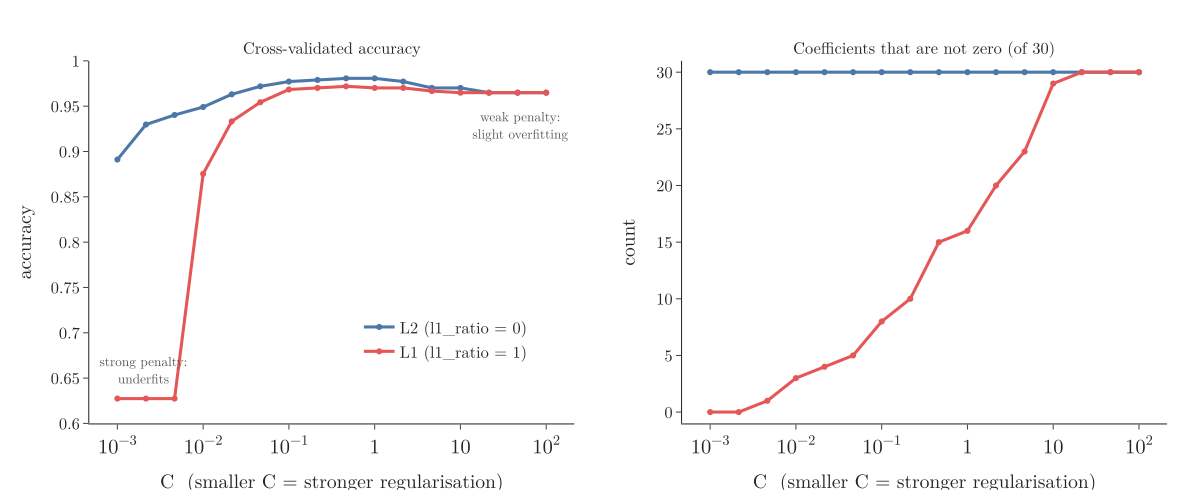

Reproduce this figure in Python.
"""Breast cancer data, standardised: 5-fold CV accuracy and number of non-zero coefficients against C, for L2 and L1 (Plotly)."""
from pathlib import Path
import numpy as np
import warnings
import plotly.graph_objects as go
from plotly.subplots import make_subplots
from sklearn.datasets import load_breast_cancer
from sklearn.linear_model import LogisticRegression
from sklearn.model_selection import cross_val_score
from sklearn.pipeline import make_pipeline
from sklearn.preprocessing import StandardScaler
warnings.simplefilter("ignore")

here = Path(__file__).parent
X, y = load_breast_cancer(return_X_y=True)
Cs = np.logspace(-3, 2, 16)
fig = make_subplots(rows=1, cols=2, horizontal_spacing=0.1,
                    subplot_titles=("Cross-validated accuracy", "Coefficients that are not zero (of 30)"))
for l1, name, col in ((0, "L2 (l1_ratio = 0)", "#4C78A8"), (1, "L1 (l1_ratio = 1)", "#E45756")):
    acc, nz = [], []
    for C in Cs:
        m = make_pipeline(StandardScaler(), LogisticRegression(C=C, l1_ratio=l1, solver="saga", max_iter=50000))
        acc.append(cross_val_score(m, X, y, cv=5).mean())
        nz.append(int((np.abs(m.fit(X, y)[-1].coef_) > 1e-8).sum()))
    print(name, [round(a, 3) for a in acc], nz)
    fig.add_trace(go.Scatter(x=Cs, y=acc, mode="lines+markers", line=dict(color=col, width=3), name=name), 1, 1)
    fig.add_trace(go.Scatter(x=Cs, y=nz, mode="lines+markers", line=dict(color=col, width=3), showlegend=False), 1, 2)
fig.add_annotation(x=np.log10(0.002), y=0.66, text="strong penalty:<br>underfits", showarrow=False, font=dict(size=13, color="#555"), row=1, col=1)
fig.add_annotation(x=np.log10(50), y=0.93, text="weak penalty:<br>slight overfitting", showarrow=False, font=dict(size=13, color="#555"), row=1, col=1)
fig.update_xaxes(type="log", title="C  (smaller C = stronger regularisation)", exponentformat="power", dtick=1)
fig.update_yaxes(range=[0.6, 1.0], title="accuracy", row=1, col=1)
fig.update_yaxes(range=[-1, 31], title="count", row=1, col=2)
fig.update_layout(template="simple_white", width=1150, height=480, font=dict(family="Latin Modern Roman", size=16),
                  legend=dict(x=0.25, y=0.15), margin=dict(l=60, r=20, t=50, b=60))
fig.write_image(here / "c_path.png", scale=2); fig.write_image(here / "c_path.pdf")
